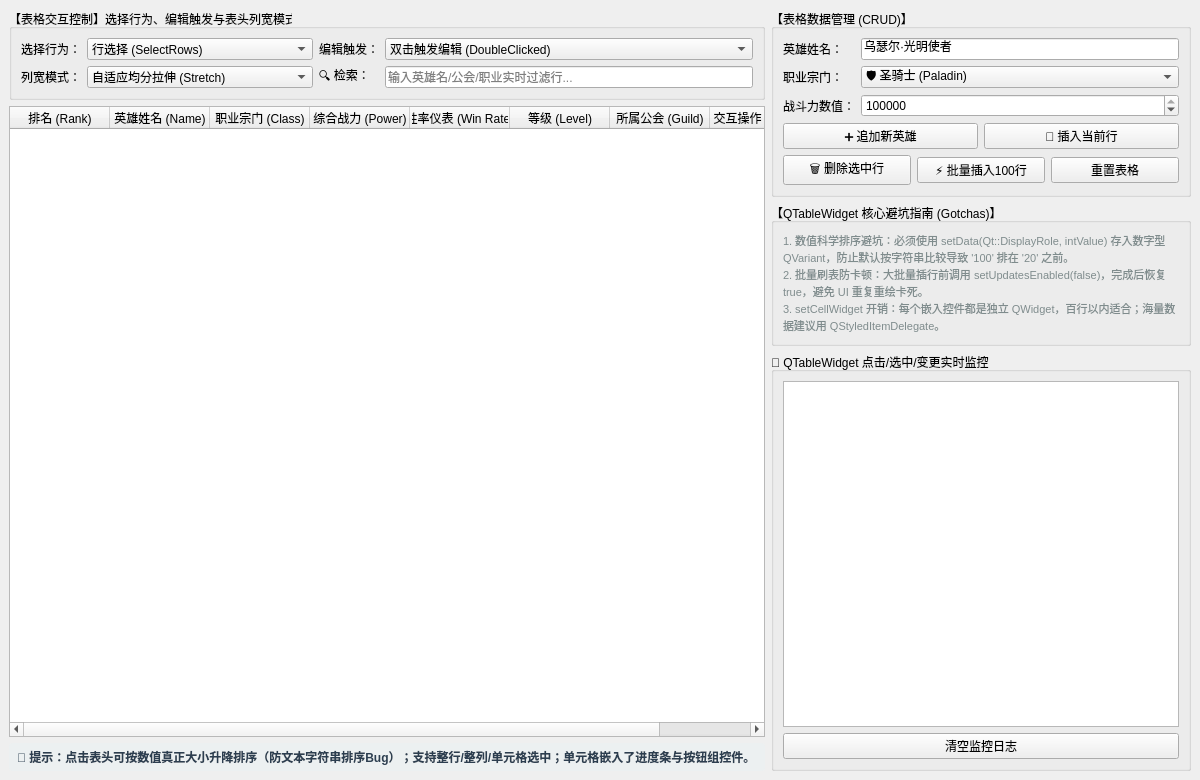
<?xml version="1.0" encoding="UTF-8"?>
<ui version="4.0">
 <class>MainWindow</class>
 <widget class="QMainWindow" name="MainWindow">
  <property name="geometry">
   <rect>
    <x>0</x>
    <y>0</y>
    <width>1200</width>
    <height>780</height>
   </rect>
  </property>
  <property name="windowTitle">
   <string>QTableWidget 深度实战与避坑指南 (全服英雄天梯榜) - demo_table_widget</string>
  </property>
  <widget class="QWidget" name="centralwidget">
   <layout class="QHBoxLayout" name="hlayoutRoot">
    <!-- 左侧主表格区域 -->
    <item>
     <layout class="QVBoxLayout" name="vboxLeftArea">
      <!-- 顶部表格行为模式与表头控制面板 -->
      <item>
       <widget class="QGroupBox" name="groupTableConfig">
        <property name="title">
         <string>【表格交互控制】选择行为、编辑触发与表头列宽模式</string>
        </property>
        <layout class="QGridLayout" name="gridConfig">
         <item row="0" column="0">
          <widget class="QLabel" name="labelSelBehavior">
           <property name="text">
            <string>选择行为：</string>
           </property>
          </widget>
         </item>
         <item row="0" column="1">
          <widget class="QComboBox" name="comboSelBehavior">
           <item>
            <property name="text">
             <string>行选择 (SelectRows)</string>
            </property>
           </item>
           <item>
            <property name="text">
             <string>列选择 (SelectColumns)</string>
            </property>
           </item>
           <item>
            <property name="text">
             <string>单元格选择 (SelectItems)</string>
            </property>
           </item>
          </widget>
         </item>
         <item row="0" column="2">
          <widget class="QLabel" name="labelEditTrigger">
           <property name="text">
            <string>编辑触发：</string>
           </property>
          </widget>
         </item>
         <item row="0" column="3">
          <widget class="QComboBox" name="comboEditTrigger">
           <item>
            <property name="text">
             <string>双击触发编辑 (DoubleClicked)</string>
            </property>
           </item>
           <item>
            <property name="text">
             <string>选中后单击 (SelectedClicked)</string>
            </property>
           </item>
           <item>
            <property name="text">
             <string>禁止编辑 (NoEditTriggers)</string>
            </property>
           </item>
          </widget>
         </item>
         <item row="1" column="0">
          <widget class="QLabel" name="labelHeaderMode">
           <property name="text">
            <string>列宽模式：</string>
           </property>
          </widget>
         </item>
         <item row="1" column="1">
          <widget class="QComboBox" name="comboHeaderMode">
           <item>
            <property name="text">
             <string>自适应均分拉伸 (Stretch)</string>
            </property>
           </item>
           <item>
            <property name="text">
             <string>根据内容自适应 (ResizeToContents)</string>
            </property>
           </item>
           <item>
            <property name="text">
             <string>手动交互自由拖拽 (Interactive)</string>
            </property>
           </item>
          </widget>
         </item>
         <item row="1" column="2">
          <widget class="QLabel" name="labelFilter">
           <property name="text">
            <string>🔍 检索：</string>
           </property>
          </widget>
         </item>
         <item row="1" column="3">
          <widget class="QLineEdit" name="editFilter">
           <property name="placeholderText">
            <string>输入英雄名/公会/职业实时过滤行...</string>
           </property>
           <property name="clearButtonEnabled">
            <bool>true</bool>
           </property>
          </widget>
         </item>
        </layout>
       </widget>
      </item>

      <!-- 主 QTableWidget 表格 -->
      <item>
       <widget class="QTableWidget" name="tableRank">
        <property name="contextMenuPolicy">
         <enum>Qt::CustomContextMenu</enum>
        </property>
        <property name="alternatingRowColors">
         <bool>true</bool>
        </property>
        <property name="selectionMode">
         <enum>QAbstractItemView::ExtendedSelection</enum>
        </property>
        <property name="selectionBehavior">
         <enum>QAbstractItemView::SelectRows</enum>
        </property>
        <property name="sortingEnabled">
         <bool>true</bool>
        </property>
        <property name="columnCount">
         <number>8</number>
        </property>
        <column>
         <property name="text">
          <string>排名 (Rank)</string>
         </property>
        </column>
        <column>
         <property name="text">
          <string>英雄姓名 (Name)</string>
         </property>
        </column>
        <column>
         <property name="text">
          <string>职业宗门 (Class)</string>
         </property>
        </column>
        <column>
         <property name="text">
          <string>综合战力 (Power)</string>
         </property>
        </column>
        <column>
         <property name="text">
          <string>胜率仪表 (Win Rate)</string>
         </property>
        </column>
        <column>
         <property name="text">
          <string>等级 (Level)</string>
         </property>
        </column>
        <column>
         <property name="text">
          <string>所属公会 (Guild)</string>
         </property>
        </column>
        <column>
         <property name="text">
          <string>交互操作 (Action)</string>
         </property>
        </column>
       </widget>
      </item>

      <!-- 底部统计与交互提示 -->
      <item>
       <widget class="QLabel" name="labelTableTips">
        <property name="styleSheet">
         <string notr="true">background-color: #ecf0f1; padding: 5px; border-radius: 3px; color: #2c3e50; font-weight: bold;</string>
        </property>
        <property name="text">
         <string>💡 提示：点击表头可按数值真正大小升降排序（防文本字符串排序Bug）；支持整行/整列/单元格选中；单元格嵌入了进度条与按钮组控件。</string>
        </property>
       </widget>
      </item>
     </layout>
    </item>

    <!-- 右侧操作与日志监控区 -->
    <item>
     <layout class="QVBoxLayout" name="vboxRightArea">
      <!-- 英雄数据增删改查 -->
      <item>
       <widget class="QGroupBox" name="groupCrud">
        <property name="title">
         <string>【表格数据管理 (CRUD)】</string>
        </property>
        <layout class="QFormLayout" name="formCrud">
         <item row="0" column="0">
          <widget class="QLabel" name="labelHeroName">
           <property name="text">
            <string>英雄姓名：</string>
           </property>
          </widget>
         </item>
         <item row="0" column="1">
          <widget class="QLineEdit" name="editHeroName">
           <property name="text">
            <string>乌瑟尔·光明使者</string>
           </property>
          </widget>
         </item>
         <item row="1" column="0">
          <widget class="QLabel" name="labelHeroClass">
           <property name="text">
            <string>职业宗门：</string>
           </property>
          </widget>
         </item>
         <item row="1" column="1">
          <widget class="QComboBox" name="comboHeroClass">
           <item>
            <property name="text">
             <string>🛡️ 圣骑士 (Paladin)</string>
            </property>
           </item>
           <item>
            <property name="text">
             <string>⚔️ 狂战士 (Berserker)</string>
            </property>
           </item>
           <item>
            <property name="text">
             <string>🔮 奥术法皇 (Archmage)</string>
            </property>
           </item>
           <item>
            <property name="text">
             <string>🗡️ 暗影潜行者 (Rogue)</string>
            </property>
           </item>
          </widget>
         </item>
         <item row="2" column="0">
          <widget class="QLabel" name="labelHeroPower">
           <property name="text">
            <string>战斗力数值：</string>
           </property>
          </widget>
         </item>
         <item row="2" column="1">
          <widget class="QSpinBox" name="spinHeroPower">
           <property name="minimum">
            <number>1000</number>
           </property>
           <property name="maximum">
            <number>9999999</number>
           </property>
           <property name="value">
            <number>895000</number>
           </property>
          </widget>
         </item>
         <item row="3" column="0" colspan="2">
          <layout class="QHBoxLayout" name="hlayoutAddHeroBtns">
           <item>
            <widget class="QPushButton" name="btnAddHero">
             <property name="text">
              <string>➕ 追加新英雄</string>
             </property>
            </widget>
           </item>
           <item>
            <widget class="QPushButton" name="btnInsertHero">
             <property name="text">
              <string>📌 插入当前行</string>
             </property>
            </widget>
           </item>
          </layout>
         </item>
         <item row="4" column="0" colspan="2">
          <layout class="QHBoxLayout" name="hlayoutTableOps">
           <item>
            <widget class="QPushButton" name="btnDeleteSelected">
             <property name="text">
              <string>🗑 删除选中行</string>
             </property>
            </widget>
           </item>
           <item>
            <widget class="QPushButton" name="btnBatchBenchmark">
             <property name="text">
              <string>⚡ 批量插入100行</string>
             </property>
            </widget>
           </item>
           <item>
            <widget class="QPushButton" name="btnResetTable">
             <property name="text">
              <string>重置表格</string>
             </property>
            </widget>
           </item>
          </layout>
         </item>
        </layout>
       </widget>
      </item>

      <!-- 避坑指南要点框 -->
      <item>
       <widget class="QGroupBox" name="groupPitfalls">
        <property name="title">
         <string>【QTableWidget 核心避坑指南 (Gotchas)】</string>
        </property>
        <layout class="QVBoxLayout" name="vboxPitfalls">
         <item>
          <widget class="QLabel" name="labelPitfallNotes">
           <property name="styleSheet">
            <string notr="true">color: #7f8c8d; font-size: 11px;</string>
           </property>
           <property name="text">
            <string>1. 数值科学排序避坑：必须使用 setData(Qt::DisplayRole, intValue) 存入数字型 QVariant，防止默认按字符串比较导致 '100' 排在 '20' 之前。
2. 批量刷表防卡顿：大批量插行前调用 setUpdatesEnabled(false)，完成后恢复 true，避免 UI 重复重绘卡死。
3. setCellWidget 开销：每个嵌入控件都是独立 QWidget，百行以内适合；海量数据建议用 QStyledItemDelegate。</string>
           </property>
           <property name="wordWrap">
            <bool>true</bool>
           </property>
          </widget>
         </item>
        </layout>
       </widget>
      </item>

      <!-- 实时日志监控面板 -->
      <item>
       <widget class="QGroupBox" name="groupLog">
        <property name="title">
         <string>📡 QTableWidget 点击/选中/变更实时监控</string>
        </property>
        <layout class="QVBoxLayout" name="vboxLog">
         <item>
          <widget class="QPlainTextEdit" name="textLog">
           <property name="readOnly">
            <bool>true</bool>
           </property>
           <property name="font">
            <font>
             <family>Consolas</family>
             <pointsize>9</pointsize>
            </font>
           </property>
          </widget>
         </item>
         <item>
          <widget class="QPushButton" name="btnClearLog">
           <property name="text">
            <string>清空监控日志</string>
           </property>
          </widget>
         </item>
        </layout>
       </widget>
      </item>
     </layout>
    </item>
   </layout>
  </widget>
 </widget>
 <resources/>
 <connections/>
</ui>
